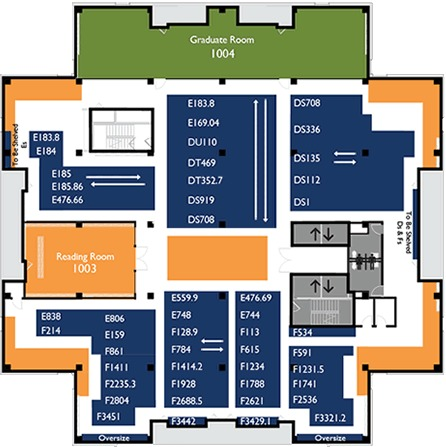
#> input picture hesburgh10.jpg, 446 x 447 px
$ python solve.py hesburgh10.jpg   (Python 2 division)
#> lines starting #> are read from the running program, lines starting #| are printed output that depends on the picture
#!/usr/bin/env python

"""
    Maze Solver

    Usage:
        python solve.py <maze-image-in>

    Output:
        An image of the original maze with the solution path drawn in.

    Note:
        This program relies on colors.
        For example, assumes explorable space is WHITE and the maze is BLACK.
"""

import os
import sys
import logging
from PIL import Image

logging.basicConfig(level=logging.INFO, format='%(levelname)s: %(message)s')


class Solver:
    """
    file_in = Input maze image filename.
    image   = Maze image object.
    pixels  = Maze image pixel array.
    """
    def __init__(self, maze):
        # Colors.
#> called with maze = 'hesburgh10.jpg'
        self.COLOR_RED = (255,0,0)
	self.COLOR_CHOICE = (4, 28, 66)
        self.COLOR_GREEN = (0,255,0)
        self.COLOR_BLUE = (0,0,255)
        self.COLOR_WHITE = (255,255,255)
        self.COLOR_BLACK = (0,0,0)
        self.START_COLOR = self.COLOR_RED
        self.END_COLOR = self.COLOR_BLUE
        self.FRONTIER_COLOR = self.COLOR_GREEN

        # TODO: START/END is currently hardcoded for 'hesburgh10.jpg'.
        self.START = (320,260)
        self.END = (275,302)

        # Output file.
        self.DIR_OUT = 'out'
        self.file_in = maze
        ext = maze.split('.')[-1]
        self.file_out = os.path.join(self.DIR_OUT, os.path.basename(maze).split('.')[0] + '.' + ext)

        # Output parameters.
        self.SNAPSHOT_FREQ = 10000 # Save an image every SNAPSHOT_FREQ steps.

        # Load image.
        self.image = Image.open(self.file_in)
#> self.image is the input picture: PIL image 446x447 RGB; mean R, G, B 156.4, 157.4, 153.5
        self.image = self.image.convert('RGB')
        self.pixels = self.image.load()
        self._cleanImage()
        logging.info("Loaded image '{0}' ({1} pixels).".format(self.file_in, self.image.size))

        # BFS parameters.
        self.tmp_dir = 'tmp'
        self.iterations = 0

    """
    Purify pixels to either pure black or white.
    """
    def _cleanImage(self):
        th = 256/2
        x,y = self.image.size
#> x = 446; y = 447
        for i in range(x):
            for j in range(y):
                r,g,b = self.pixels[i,j]
                if r > th and g > th and b > th:
                    self.pixels[i,j] = self.COLOR_WHITE
                #else:
                   #self.pixels[i,j] = self.COLOR_BLACK

    def solve(self):
        logging.info('Solving...')
        path = self._BFS(self.START, self.END)
        if path is None:
            logging.error('No path found.')
            self._drawX(self.START, self.START_COLOR)
            self._drawX(self.END, self.END_COLOR)
            self.image.save(self.file_out)
            sys.exit(1)

        # Draw solution path.
        for position in path:
            x,y = position
	    self.pixels[x+6,y-6] = self.COLOR_RED
            self.pixels[x+5,y-5] = self.COLOR_RED
	    self.pixels[x+4,y-4] = self.COLOR_RED

        self.image.save(self.file_out)
        logging.info("Solution saved as '{0}'.".format(self.file_out))
        #self.image.show()

    def _drawX(self, pos, color=(255,0,0)):
        x,y = pos
        d = 10

        for i in range(-d,d):
            self.pixels[x+i,y] = color
        for j in range(-d,d):
            self.pixels[x,y+j] = color

    def _inBounds(self, dim, x, y):
        mx, my = dim
        if x < 0 or y < 0 or x >= mx or y >= my:
            return False
        return True

    def _isWhite(self, value):
        r,g,b = value
        th = 240
        if value == self.COLOR_WHITE or value == 0 or (r>th and g>th and b>th):
            return True

    # Left, Down, Right, Up
    def _getNeighbours(self, pos):
        x,y = pos
        return [(x-1,y),(x,y-1),(x+1,y),(x,y+1)]

    """
    Breadth-first search.
    """
    def _BFS(self, start, end):
        # Copy of maze to hold temporary search state.
#> called with start = (320, 260), end = (275, 302)
        image = self.image.copy()
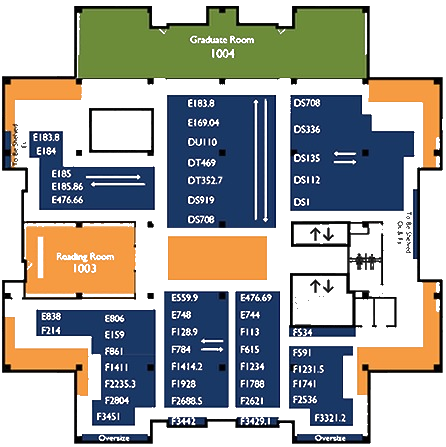
#> image: PIL image 446x447 RGB; mean R, G, B 165.2, 165.8, 161.7
        pixels = image.load()

        self.iterations = 0
        Q = [[start]]
        img = 0

        while len(Q) != 0:
            path = Q.pop(0)
            pos = path[-1]

            if pos == end:
                # Draw solution path.
                for position in path:
                    x,y = position
                    pixels[x,y] = self.COLOR_RED
                image.save('{0}/{1:05d}.jpg'.format(self.tmp_dir, img))
                logging.info('Found a path after {0} iterations.'.format(self.iterations))
                return path

            for neighbour in self._getNeighbours(pos):
                x,y = neighbour
                if self._inBounds(image.size, x, y) and self._isWhite(pixels[x,y]):
                    pixels[x,y] = self.FRONTIER_COLOR
                    new_path = list(path)
                    new_path.append(neighbour)
                    Q += [new_path]

            if self.iterations % self.SNAPSHOT_FREQ == 0:
                image.save('{0}/{1:05d}.jpg'.format(self.tmp_dir, img))
                img += 1
            self.iterations += 1
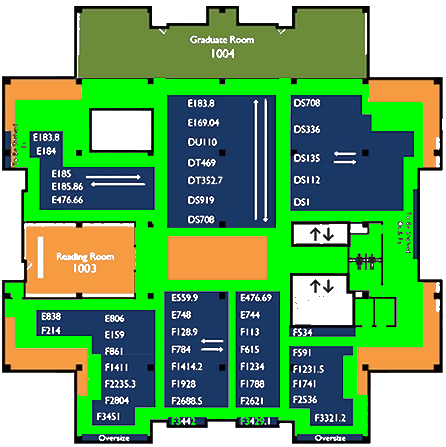
#> image: PIL image 446x447 RGB; mean R, G, B 107, 165.8, 103.5
#> after the loop, Q = []; img = 5; self.iterations = 45518

        return None


if __name__ == '__main__':
    solver = Solver(sys.argv[1])
    solver.solve()
#> (the run stopped early here; a loop or call above may not have finished)
